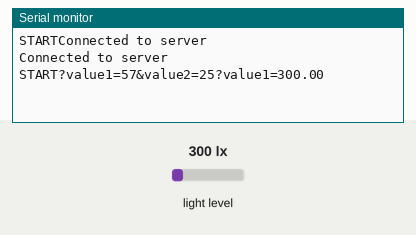
The sketch below on a simulated Arduino MKR. Parts: the last lines printed to the serial monitor. The test bench sets the inputs (shaded band); at power-on: light level 300 lx. WiFi joins after 1.5 s; servers stay silent unless stated; web services answer with replies made up by the test bench.

Above: at 2.9 s.
3.0 s: light level set to 485 lx
At 5.8 s:
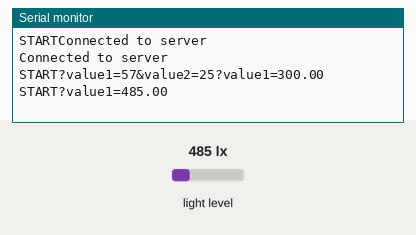
9.2 s: light level set to 531 lx
At 11.7 s:
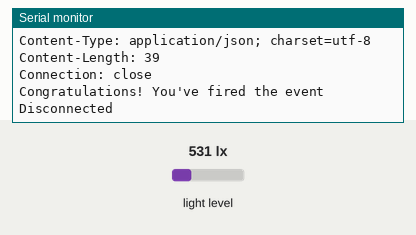

Measured:
- the behaviour switches between 500 and 501 lx on light level (found by bisection; images 1 and 2)
- after the input at 3.0 s, the serial monitor: prints a new line after 1.7 s (image 1)
- after the input at 9.2 s, the serial monitor: prints a new line after 1.5 s (image 2)

The sketch:

SIT210-Task3.2C-IFTTT.ino
```cpp
#include <WiFiNINA.h>
#include <BH1750.h>
#include <Wire.h>

// Defining my WiFi credentials
char ssid[] = "Rishi";
char pass[] = "12345678";

WiFiClient client;
BH1750 lightMeter;

// Defining the IFTTT server hostname, path, and query parameters
char   HOST_NAME[] = "maker.ifttt.com";
String PATH_NAME  = "/trigger/Light/with/key/sjanjdnundUENFONDI";
String queryString = "?value1=57&value2=25";

void setup() {
  Serial.begin(9600);
  Serial.print("START");
  while (!Serial);

  // Connect to the WiFi network
  WiFi.begin(ssid, pass);
  Wire.begin();

  // Trying to establish a connection to the server
  while(true) {
    if (client.connect(HOST_NAME, 80)) {
      Serial.println("Connected to server");
      break;
    } else {
      Serial.println("Connection failed");
    }
    delay(500);
  }

  lightMeter.begin();
  Serial.println("Connected to server");
}

void loop() {
  Serial.print("START");

  //light level from the BH1750 sensor
  float lux = lightMeter.readLightLevel();

  // Build the query string with the light level
  queryString += "?value1=";
  queryString += lux;
  Serial.println(queryString);

  // If the light level is greater than 500, send a GET request to the server
  if (lux > 500) {
    client.println("GET " + PATH_NAME + queryString + " HTTP/1.1");
    client.println("Host: " + String(HOST_NAME));
    client.println("Connection: close");
    client.println(); // End HTTP header

    while (client.connected()) {
      if (client.available()) {
        char c = client.read();
        Serial.print(c);
      }
    }

    client.stop();
    Serial.println();
    Serial.println("Disconnected");
  }

  // Reset the query string and wait for a while before the next loop iteration
  queryString = "";
  delay(3000);
}
```
